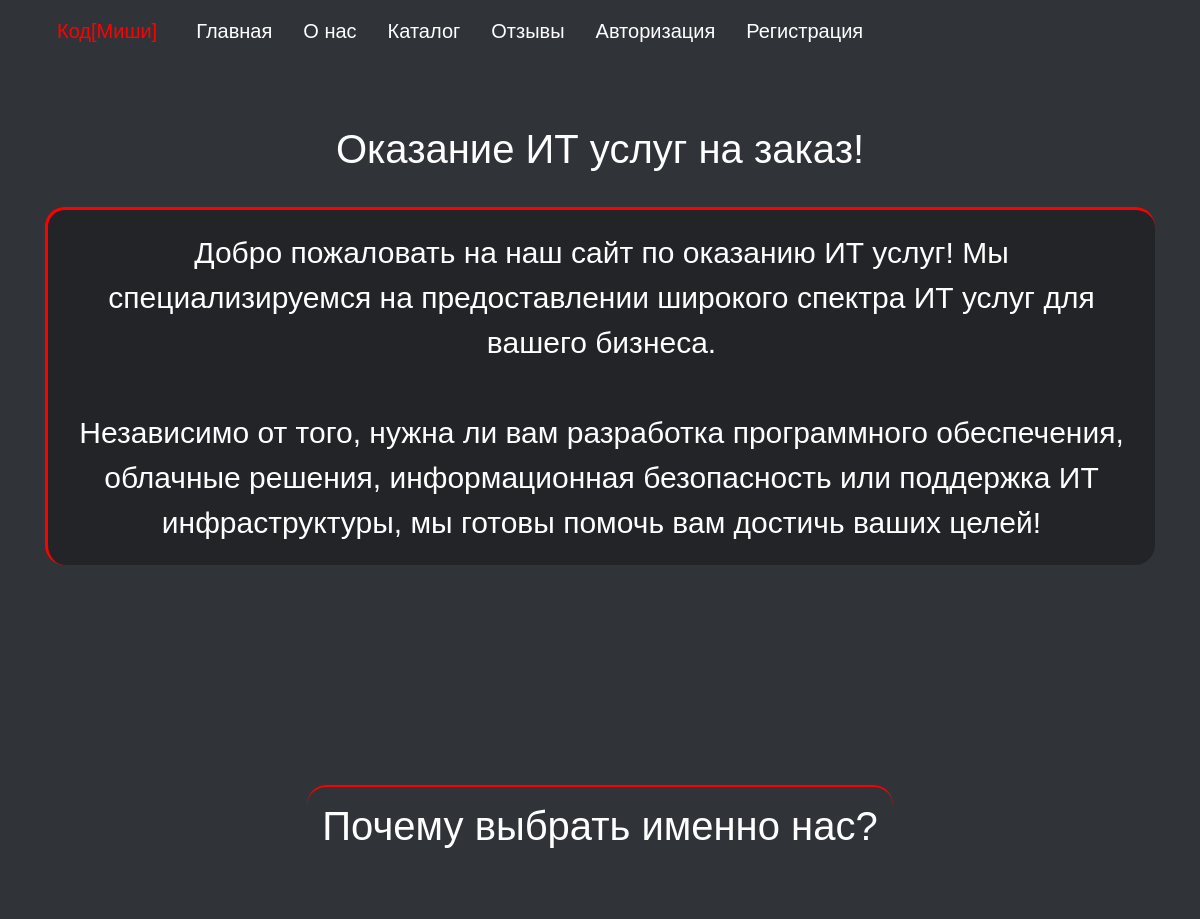
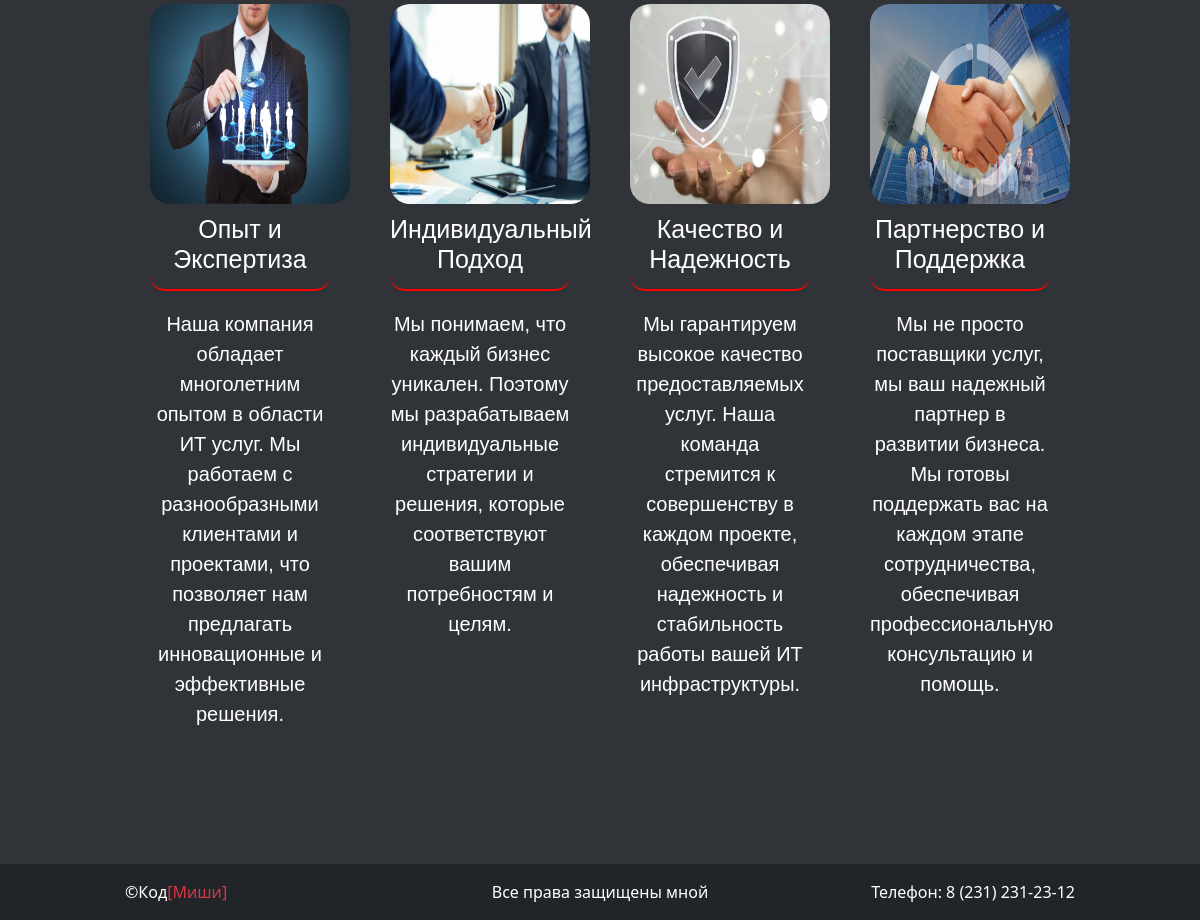
The page / on the database its author committed (2 pictures, top to bottom).
### CommonApp/models.py (models this page shows)
class WhyChooseUs(models.Model):
    name = models.CharField(max_length=35)
    description = models.TextField(null=False)
    image = models.ImageField(upload_to='products_images')

### CommonApp/views.py (the view)
# urls.py: path('',include('CommonApp.urls',namespace="CommonApp"),name="index")
def index(request):
    work_status_now = request.user.groups.filter(name="Workers").exists()
    context  = {
        'cards_context_why_choose_us':       WhyChooseUs.objects.all(),
        'is_worker_now': work_status_now,
    }
    return render(request,"CommonApp/index.html", context)

### CommonApp/templates/CommonApp/index.html
{% extends "CommonApp/base.html" %}
{% load static %}
{% block links %}
    <link rel="stylesheet" href="{% static '/css/index_style.css' %}" />
{% endblock %}
{% block content %}
<div class="custom-container">
    <main class="text-center my-4">
      <h1 class="main_h1 text-center my-4">Оказание ИТ услуг на заказ!</h1>
      <p class="main_p mx-auto">
        Добро пожаловать на наш сайт по оказанию ИТ услуг! Мы специализируемся
        на предоставлении широкого спектра ИТ услуг для вашего бизнеса.<br /><br />
        Независимо от того, нужна ли вам разработка программного обеспечения,
        облачные решения, информационная безопасность или поддержка ИТ
        инфраструктуры, мы готовы помочь вам достичь ваших целей!
      </p>
    </main>
  </div>
<div class="custom-container">
  <article class="article_for_why_choose_us">
    <h2 class="h2_why_choose_us">Почему выбрать именно нас?</h2>
    <div class="article_why_choose_us_items">
      {% for card in cards_context_why_choose_us %}
        <div class="item_why_choose_us">
        <img
          src="{{card.image.url}}"
          alt="Картинка"
          class="img_why_choose_us"
        />
        <h3 class="h3_why_choose_us">{{card.name}}</h3>
        <p class="p_why_choose_us">
          {{card.description}}
        </p>
      </div>
      {% endfor %}
    </div>
  </article>
</div>
{% endblock %}

### static/css/base_style.css (style rules this page uses)
* { padding: 0px; margin: 0px; text-decoration: none; }
body { background-color: #303439; min-height: 100vh; }
.article_why_choose_us_items { cursor:pointer; }
html { position: relative; min-height: 100%; }
body { margin: 0; padding: 0; box-sizing: border-box; }

### static/css/index_style.css (style rules this page uses)
* { padding:0px; margin:0px; text-decoration: none; }
body { background-color: #303439; min-height: 100vh; }
main { display: flex; flex-direction: column; gap:10px; margin: 50px 0; align-items:center; }
.custom-container { max-width: 1140px; margin: 0 auto; padding: 15px; }
.main_h1 { color: white; font-family: Arial, Helvetica, sans-serif; font-size: 40px; }
.main_p { color: white; border-left: 3px solid red; border-top: 3px solid red; border-radius: 20px; padding: 20px; font-size: 30px; font-family: Arial, Helvetica, sans-serif; background-color: rgba(0, 0, 0, 0.3); }
.article_for_why_choose_us { display: flex; flex-direction: column; gap: 40px; align-items: center; text-align: center; margin: 150px 0; }
.h2_why_choose_us { font-size: 40px; border-top: 2px solid red; padding: 15px; border-radius: 20px; color: white; font-family: Arial, Helvetica, sans-serif; }
.article_why_choose_us_items { display: flex; gap: 40px; flex-wrap: wrap; justify-content: center; }
.item_why_choose_us { display: flex; flex-direction: column; width: 200px; gap: 10px; border-radius: 20px; padding: 10px; }
.img_why_choose_us { width: 200px; height: 200px; border-radius: 20px; }
.h3_why_choose_us { color: white; font-family: Arial, Helvetica, sans-serif; font-size: 25px; border-bottom: 2px solid red; border-radius: 15px; padding-bottom: 15px; }
.p_why_choose_us { color: white; font-family: Arial, Helvetica, sans-serif; text-align: center; font-size: 20px; line-height: 1.5; }

### rows shown on the page
WhyChooseUs: image (picture), name "Опыт и Экспертиза", description "Наша компания обладает многолетним опытом в области ИТ услуг. Мы работаем с разнообразными клиентами и проектами, что позволяет нам предлагать инновационные и эффективные решения."
WhyChooseUs: image (picture), name "Индивидуальный Подход", description "Мы понимаем, что каждый бизнес уникален. Поэтому мы разрабатываем индивидуальные стратегии и решения, которые соответствуют вашим потребностям и целям."
WhyChooseUs: image (picture), name "Качество и Надежность", description "Мы гарантируем высокое качество предоставляемых услуг. Наша команда стремится к совершенству в каждом проекте, обеспечивая надежность и стабильность работы вашей ИТ инфраструктуры."
WhyChooseUs: image (picture), name "Партнерство и Поддержка", description "Мы не просто поставщики услуг, мы ваш надежный партнер в развитии бизнеса. Мы готовы поддержать вас на каждом этапе сотрудничества, обеспечивая профессиональную консультацию и помощь."
